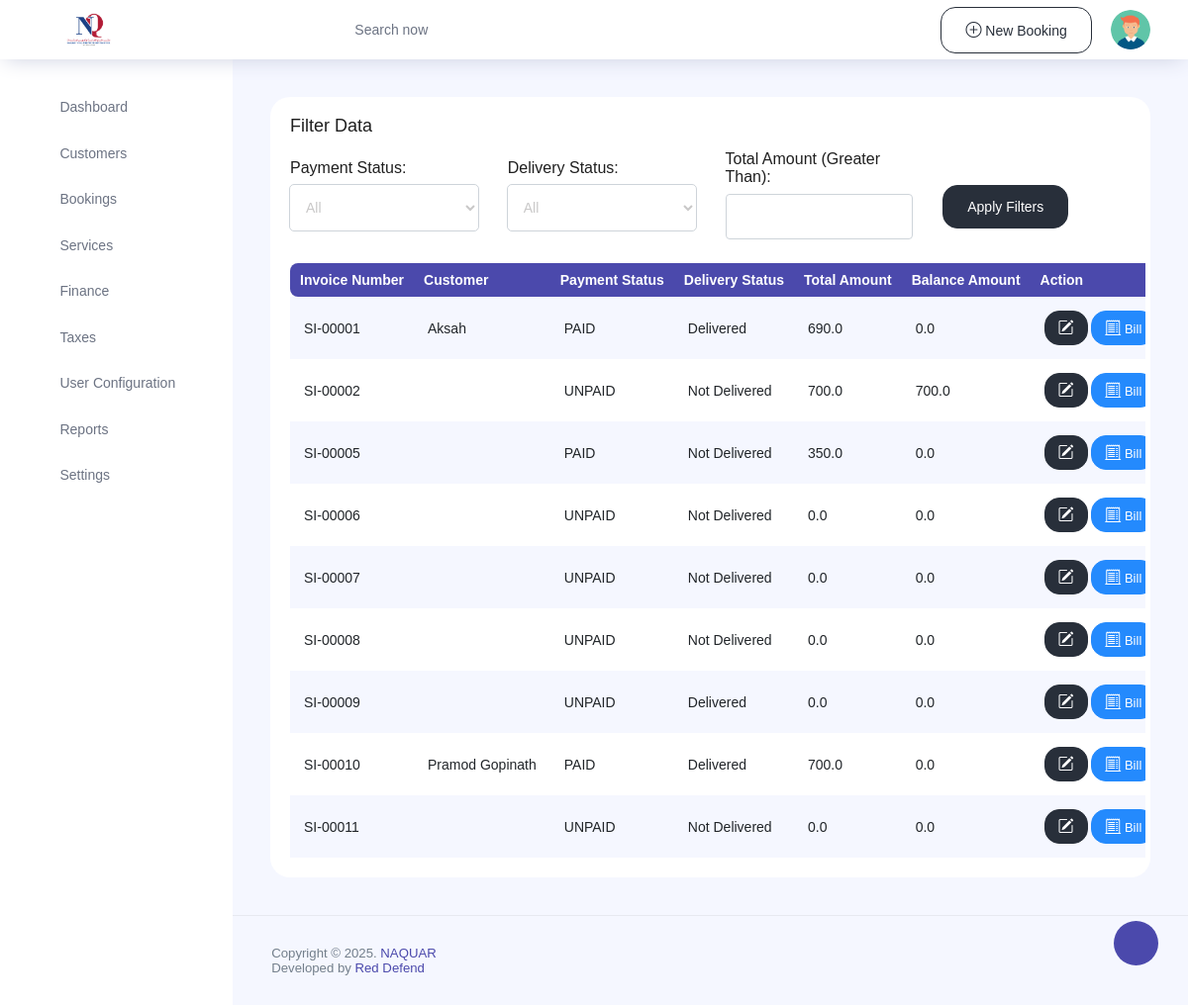
Page /services/filter_booking (signed in) on the earlier database version.
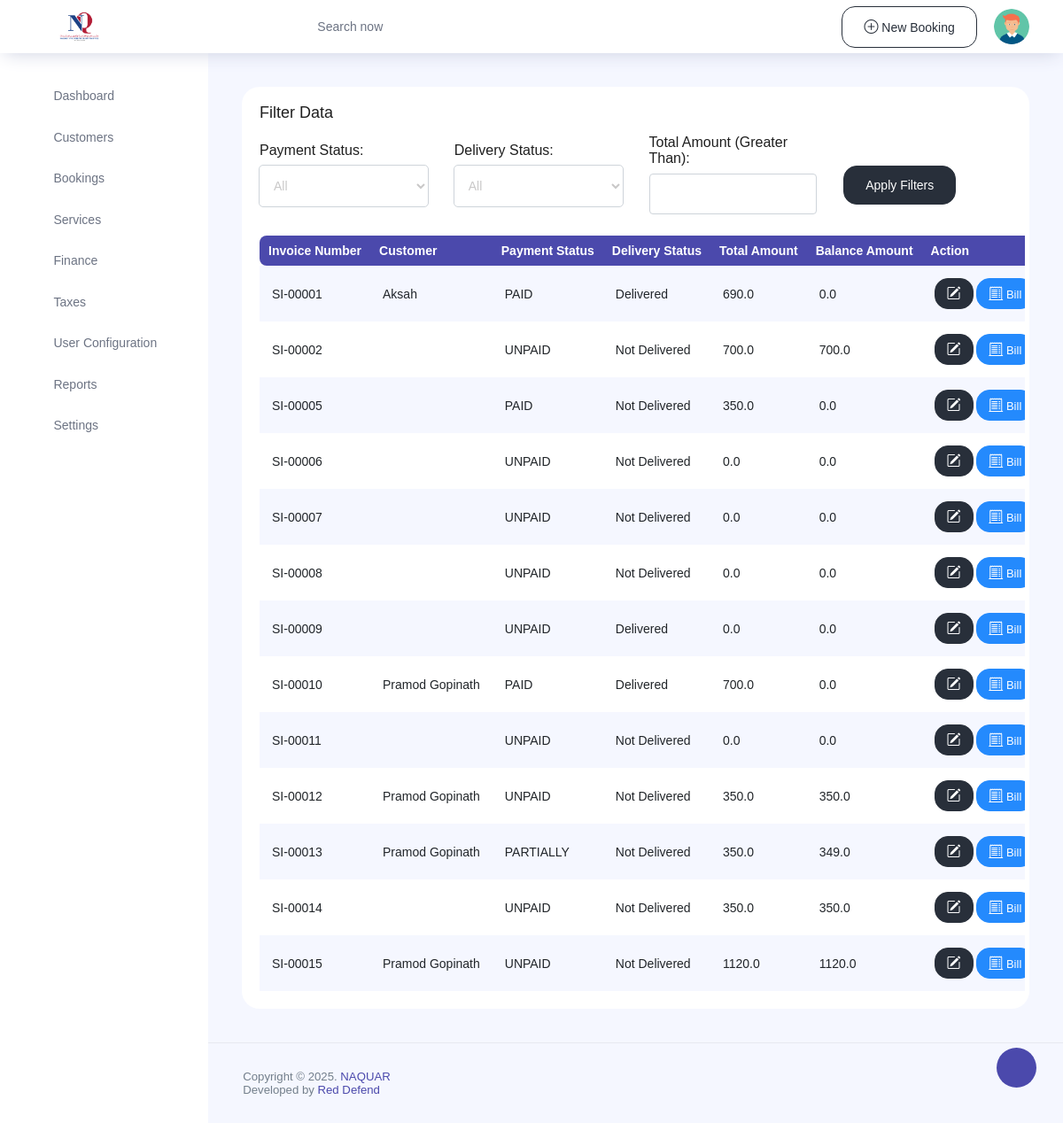
Same page on the later database version.
### service/models.py (models this page shows, shortened)
class Order(models.Model):
    customer = models.ForeignKey(Customers, on_delete=models.SET_NULL,null=True,blank=True)
    invoice_number = models.CharField(max_length=20, unique=True)
    order_date = models.DateTimeField(auto_now_add=True)
    total_amount_from_customer = models.FloatField(default=0)  # Set default to 0
    service_fee = models.FloatField(default=0)  # Set default to 0
    total_amount_before_discount = models.FloatField(default=0)  # Set default to 0
    total_tax = models.FloatField(default=0)
    total_amount = models.FloatField(default=0)
    payment_status1 = models.CharField(max_length=20, default='UNPAID', choices=(("UNPAID","UNPAID"),("PAID","PAID"),("PARTIALLY","PARTIALLY")))
    payment_status = models.BooleanField(default=False)
    discount = models.FloatField(default=0)
    bill_discount = models.FloatField(default=0)
    save_status = models.BooleanField(default=False)
    paid_amount = models.FloatField(default=0)
    balance_amount = models.FloatField(default=0)
    total_fine = models.FloatField(default=0)
    total_extra = models.FloatField(default=0)
    delivery_status = models.CharField(max_length=30, default="Not Delivered", choices= (
                                                                                            ("Not Delivered", "Not Delivered"),
                                                                                            ("Partially Delivered", "Partially Delivered"),
                                                                                            ("Delivered", "Delivered"),
                                                                                            ("Cancelled", "Cancelled"),
                                                                                        ))

class Customers(models.Model):
    name = models.CharField(max_length=100, null=True, blank=True)
    email = models.EmailField( null=True, blank=True)
    phone = models.CharField(max_length=15, null=True, blank=True)
    address = models.TextField( null=True, blank=True)
    eid_number = models.CharField(max_length=20, null=True, blank=True)
    customer_type = models.CharField(max_length=20, default="Individual",choices=(("Individual", "Individual"), ("Company", "Company")))
    date_added = models.DateField(auto_now_add=True)

### service/views.py (the view)
# urls.py: path("filter_booking",views.filter_booking,name="filter_booking"),
@login_required(login_url='SignIn')
def filter_booking(request):
    orders = Order.objects.all()
    if 'payment_status1' in request.GET and request.GET['payment_status1']:
        orders = orders.filter(payment_status1=request.GET['payment_status1'])
    if 'delivery_status' in request.GET and request.GET['delivery_status']:
        orders = orders.filter(delivery_status=request.GET['delivery_status'])
    if 'total_amount' in request.GET and request.GET['total_amount']:
        orders = orders.filter(total_amount__gte=request.GET['total_amount'])
    return render(request,"filter_for_order.html",{"orders":orders})

### templates/filter_for_order.html (shortened to what this page needs)
{% extends 'index.html' %}
{% block content %}
<div class="content-page card position-relative">
    <div class="container-fluid card-body">
        <div class="row">
            <div class="col-lg-12">
                <div class="mb-4">
                    <div>
                        <h4 class="mb-3">Filter Data</h4>
                        <form id="order-filter-form">
                            <div class="row align-items-center">
                                <div class="col-md-3">
                                    <label for="payment-status">Payment Status:</label>
                                    <select id="payment-status" class="form-control" name="payment_status1">
                                        <option value="">All</option>
                                    </select>
                                </div>
                                <div class="col-md-3">
                                    <label for="delivery-status">Delivery Status:</label>
                                    <select id="delivery-status" class="form-control" name="delivery_status">
                                        <option value="">All</option>
                                    </select>
                                </div>
                                <div class="col-md-3">
                                    <label for="total-amount">Total Amount (Greater Than):</label>
                                    <input type="number" class="form-control" id="total-amount" name="total_amount"
                                        min="0">
                                </div>
                                <div class="col-md-3">
                                    <button type="submit" class="btn btn-dark mt-4" id="apply-filters-btn">Apply
                                        Filters</button>
                                </div>
                            </div>
                        </form>
                    </div>
                </div>
            </div>
            <div class="col-lg-12" id="filter-data" style="overflow: auto;">
                {% include 'ajax/filter.html' %}
            </div>
        </div>
    </div>
</div>
<link rel="stylesheet" href="https://cdn.datatables.net/1.13.1/css/jquery.dataTables.min.css">
{% endblock %}

### templates/ajax/filter.html (shortened to what this page needs)
   <table id="orders-table" class="table table-striped table-borderless display expandable-table">
    <thead>
        <tr>
            <th>Invoice Number</th>
            <th>Customer</th>
            <th>Payment Status</th>
            <th>Delivery Status</th>
            <th>Total Amount</th>
            <th>Balance Amount</th>
            <th>Action</th>
        </tr>
    </thead>
    <tbody>
    {% for order in orders %}
    <tr>
        <td>{{ order.invoice_number }}</td>
        <td>{{ order.customer.name }}</td>
        <td>{{ order.payment_status1 }}</td>
        <td>{{ order.delivery_status }}</td>
        <td>{{ order.total_amount_from_customer }}</td>
        <td>{{ order.balance_amount }}</td>
        <td>
            <a href="{%url 'edit_order_booking' order.id %}" class="btn btn-dark btn-sm"><i class="bi bi-pencil-square"></i></a>
            <a href="{% url 'create_booking' order.id %}" class="btn btn-info btn-sm"><i class="bi bi-receipt-cutoff"></i> Bill</a>
        </td>
    </tr>
    {% endfor %}
    </tbody>
</table>

Differences in the rows shown:
added Order: invoice_number "SI-00012", customer.name "Pramod Gopinath", payment_status1 "UNPAID", delivery_status "Not Delivered", total_amount_from_customer "350.0", balance_amount "350.0"
added Order: invoice_number "SI-00013", customer.name "Pramod Gopinath", payment_status1 "PARTIALLY", delivery_status "Not Delivered", total_amount_from_customer "350.0", balance_amount "349.0"
added Order: invoice_number "SI-00014", payment_status1 "UNPAID", delivery_status "Not Delivered", total_amount_from_customer "350.0", balance_amount "350.0"
added Order: invoice_number "SI-00015", customer.name "Pramod Gopinath", payment_status1 "UNPAID", delivery_status "Not Delivered", total_amount_from_customer "1120.0", balance_amount "1120.0"
